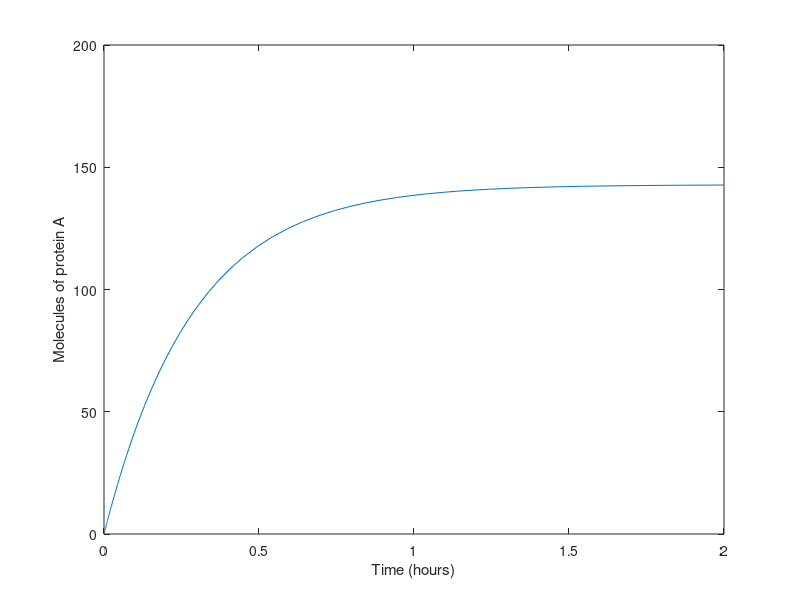

Write MATLAB code to recreate this figure.

a_0 = 500; % molecules per hour
a_1 = 0.5; % molecules per hour, per existing molecule of A
b = 4; % 1/hrs


dPdt =@(P) (a_0 + a_1*P) - b*P; 

[T, P] = ode45(@(t,x)dPdt(x), [0,2.0], 0);

figure;
plot(T,P)
ylabel('Molecules of protein A');
xlabel('Time (hours)');